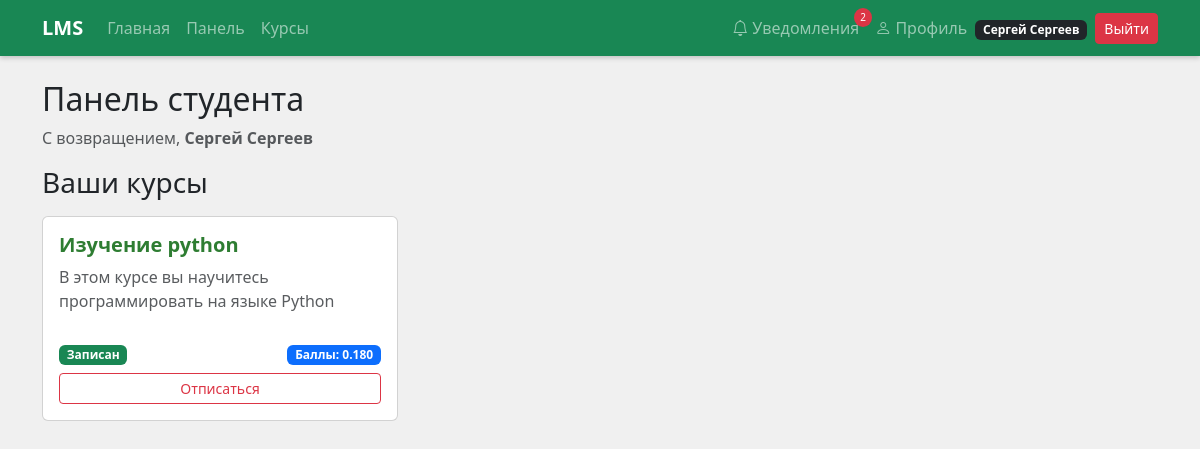
/dashboard (signed in), run on the app's committed database.
### data/users.py (models this page shows, shortened)
class User(SqlAlchemyBase, UserMixin):
    __tablename__ = 'users'
    id = sqlalchemy.Column(sqlalchemy.Integer, primary_key=True, autoincrement=True)
    name = sqlalchemy.Column(sqlalchemy.String(100))
    email = sqlalchemy.Column(sqlalchemy.String(120), index=True, unique=True)
    hashed_password = sqlalchemy.Column(sqlalchemy.String(200))
    role = sqlalchemy.Column(sqlalchemy.String(20))
    birth_date = sqlalchemy.Column(sqlalchemy.Date, nullable=True)
    created_date = sqlalchemy.Column(sqlalchemy.DateTime, default=datetime.datetime.now)
    courses = orm.relationship("Course", back_populates="teacher")
    enrollments = orm.relationship("Enrollment", back_populates="student")
    submissions = orm.relationship("Submission", back_populates="student")

### data/courses.py (models this page shows)
class Course(SqlAlchemyBase):
    __tablename__ = 'courses'
    id = sqlalchemy.Column(sqlalchemy.Integer, primary_key=True, autoincrement=True)
    title = sqlalchemy.Column(sqlalchemy.String(150), nullable=False)
    description = sqlalchemy.Column(sqlalchemy.Text, nullable=False)
    teacher_id = sqlalchemy.Column(sqlalchemy.Integer, sqlalchemy.ForeignKey("users.id"), nullable=False)
    teacher = orm.relationship("User", back_populates="courses")
    lessons = orm.relationship("Lesson", back_populates="course", cascade="all, delete-orphan")
    enrollments = orm.relationship("Enrollment", back_populates="course", cascade="all, delete-orphan")

### course_routes.py (the view)
    @app.route("/dashboard")
    @login_required
    def dashboard():
        db_sess = db_session.create_session()
        if current_user.role == "student":
            enrollments = db_sess.query(Enrollment).filter_by(student_id=current_user.id).all()
            courses = []
            for e in enrollments:
                course = e.course
                score = get_student_course_score(db_sess, current_user.id, course.id)
                courses.append({
                    'id': course.id,
                    'title': course.title,
                    'description': course.description,
                    'display_score': format_score(score)
                })
            db_sess.close()
            return render_template("student_dashboard.html", courses=courses, user_name=current_user.name)
        db_sess.close()
        return render_template("teacher_dashboard.html", user_name=current_user.name)

### course_routes.py (called while the page is built)
def get_student_course_score(db_sess, student_id, course_id):
    total_score = 0
    submissions = db_sess.query(Submission).filter(
        Submission.student_id == student_id,
        Submission.score.isnot(None)
    ).all()
    for submission in submissions:
        block = submission.block
        if block and block.lesson and block.lesson.course_id == course_id:
            total_score += submission.score
    return total_score

def format_score(score):
    return f"{score // 1000}.{score % 1000:03d}"

### data/db_session.py (called while the page is built)
def create_session() -> Session:
    global __factory
    return __factory()

### main.py (called while the page is built)
@app.context_processor
def inject_now():
    return {'now': datetime.now()}

@app.teardown_appcontext
def shutdown_session(exception=None):
    db_session.create_session().close()

@login_manager.user_loader
def load_user(user_id):
    db_sess = db_session.create_session()
    user = db_sess.get(User, int(user_id))
    db_sess.close()
    return user

### templates/student_dashboard.html (shortened to what this page needs)
{% extends "base.html" %}
{% block content %}
<h2 class="page-title">Панель студента</h2>
<p class="text-muted">
    С возвращением, <strong>{{ user_name }}</strong>
</p>
<h3 class="mb-3">Ваши курсы</h3>
{% if courses %}
    <div class="row">
        {% for course in courses %}
            <div class="col-md-6 col-lg-4 mb-3">
                <div class="card h-100">
                    <div class="card-body d-flex flex-column">
                        <h5 class="card-title course-title">
                            <a href="/course/{{ course.id }}">
                                {{ course.title }}
                            </a>
                        </h5>
                        <p class="card-text text-muted flex-grow-1">
                            {{ course.description }}
                        </p>
                        <div class="d-flex justify-content-between align-items-center mt-3">
                            <span class="badge bg-success">Записан</span>
                            <span class="badge bg-primary">Баллы: {{ course.display_score }}</span>
                        </div>
                        <a class="btn btn-outline-danger btn-sm mt-2"
                           href="/unenroll/{{ course.id }}"
                           onclick="return confirm('Отписаться от курса?');">
                            Отписаться
                        </a>
                    </div>
                </div>
            </div>
        {% endfor %}
    </div>
{% else %}
    <p class="empty-text">
        Вы пока не записаны ни на один курс.
    </p>
{% endif %}
{% endblock %}

### templates/base.html (shortened to what this page needs)
<!DOCTYPE html>
<html>
<head>
    <link href="https://cdn.jsdelivr.net/npm/bootstrap@5.3.0/dist/css/bootstrap.min.css" rel="stylesheet">
    <link rel="stylesheet" href="https://cdn.jsdelivr.net/npm/bootstrap-icons@1.11.0/font/bootstrap-icons.css">
    <link rel="stylesheet" href="{{ url_for('static', filename='style.css') }}">
</head>
<body>
    <nav class="navbar navbar-expand-lg navbar-dark bg-success">
        <div class="container">
            <a href="/" class="navbar-brand fw-bold">LMS</a>
            <div class="collapse navbar-collapse" id="navbarNav">
                <ul class="navbar-nav me-auto">
                    <li class="nav-item"><a href="/" class="nav-link">Главная</a></li>
                    {% if current_user.is_authenticated %}
                        <li class="nav-item"><a href="/dashboard" class="nav-link">Панель</a></li>
                        {% if current_user.role == "student" %}
                            <li class="nav-item"><a href="/courses" class="nav-link">Курсы</a></li>
                        {% endif %}
                    {% endif %}
                </ul>
                <ul class="navbar-nav ms-auto align-items-center">
                    {% if current_user.is_authenticated %}
                        <li class="nav-item position-relative">
                            <a href="/notifications" class="nav-link">
                                <i class="bi bi-bell"></i> Уведомления
                                <span id="notif-count" style="display: none; position: absolute; top: 0; right: -5px; background: #dc3545; color: white; border-radius: 50%; padding: 2px 6px; font-size: 10px; min-width: 18px; text-align: center;">0</span>
                            </a>
                        </li>
                        <li class="nav-item">
                            <a href="/profile" class="nav-link">
                                <i class="bi bi-person"></i> Профиль
                            </a>
                        </li>
                        <li class="nav-item">
                            <span class="badge bg-dark me-2">{{ current_user.name }}</span>
                        </li>
                        <li class="nav-item">
                            <a href="/logout" class="btn btn-danger btn-sm">Выйти</a>
                        </li>
                    {% else %}
                        {% if not hide_nav_auth %}
                            <li class="nav-item"><a href="/login" class="btn btn-outline-light me-2">Вход</a></li>
                            <li class="nav-item"><a href="/register" class="btn btn-light">Регистрация</a></li>
                        {% endif %}
                    {% endif %}
                </ul>
            </div>
        </div>
    </nav>
    <div class="container mt-4">
        {% block content %}{% endblock %}
    </div>
</body>
</html>

### static/style.css (style rules this page uses)
body { background: #f0f0f0; }
.navbar { box-shadow: 0 2px 5px rgba(0,0,0,0.2); }
.course-title a { color: #2e7d32; text-decoration: none; }
.card-title { color: #2e7d32; font-weight: 600; }

### data on the page
User: name "Сергей Сергеев"
Course: title "Изучение python", description "В этом курсе вы научитесь программировать на языке Python", display_score "0.180"
